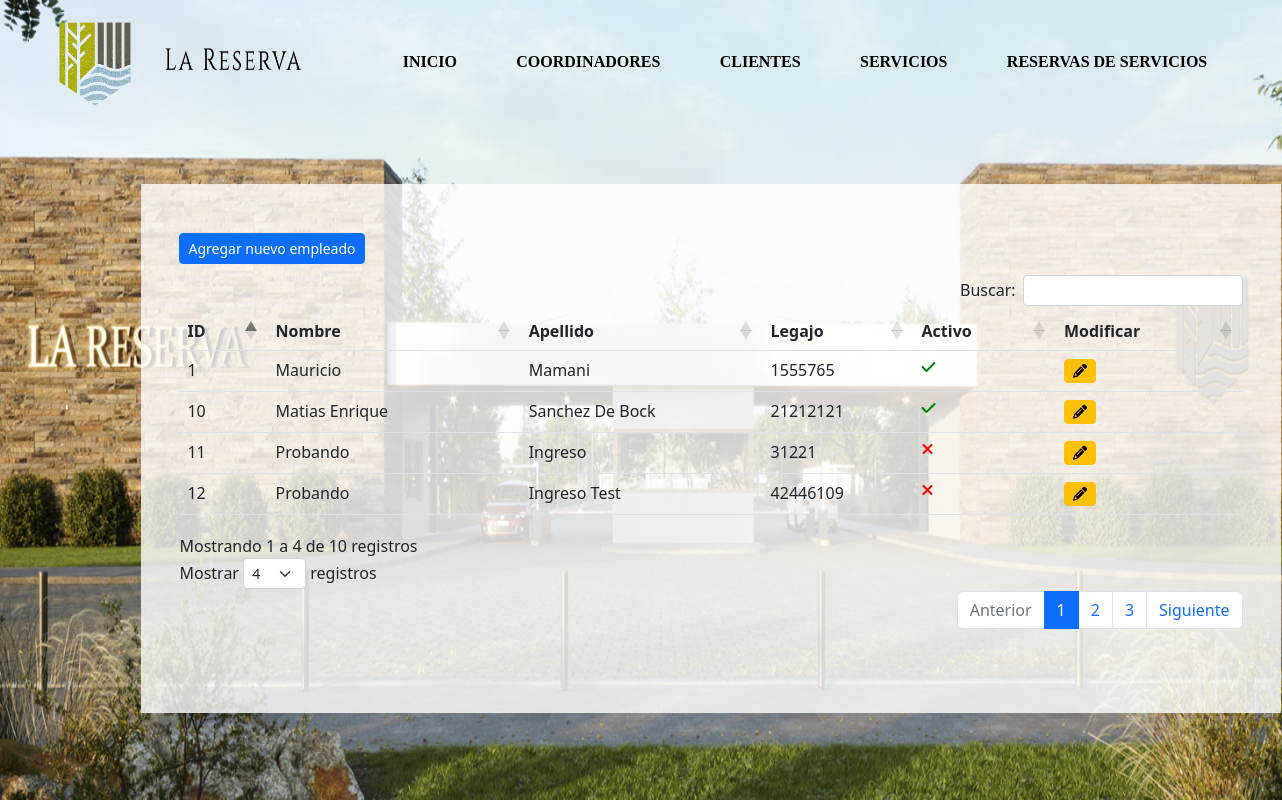
Screenshot of /reservas/empleados/listado/ with the database file from the repository.
### reservas/models.py (models this page shows, shortened)
class Empleado(models.Model):
    nombre = models.CharField(verbose_name="Nombre",max_length=50)
    apellido = models.CharField(verbose_name="Apellido",max_length=50)
    numero_legajo = models.IntegerField(verbose_name="Numero de legajo", unique=True)
    activo = models.BooleanField(verbose_name="Activo",default=True)

### reservas/views.py (the view)
# urls.py: path('empleados/listado/', views.listado_empleados, name="listado_empleados"),
def listado_empleados(request):
    empleados = Empleado.objects.all()
    context = {
        "empleados": empleados
    }
    return render(request, "reservas/listar_empleados.html", context)

### reservas/templates/reservas/listar_empleados.html (shortened to what this page needs)
{% load static %}
<link rel="stylesheet" href="{% static 'css/home.css' %}">
 <link rel="stylesheet" href="{% static 'css/listados.css' %}" />
 <link rel="stylesheet" href="https://cdnjs.cloudflare.com/ajax/libs/font-awesome/6.2.1/css/all.min.css" />
 <link rel="stylesheet" href="https://cdn.jsdelivr.net/npm/bootstrap@5.2.3/dist/css/bootstrap.min.css" />
<link href="https://cdn.datatables.net/1.13.4/css/dataTables.bootstrap5.min.css" rel="stylesheet"/>
<link href="https://cdn.datatables.net/buttons/2.3.6/css/buttons.bootstrap5.min.css" rel="stylesheet"/>
<div class="cabecera">
    <div>
        <img src="{% static 'img/BANNER-01.png' %}" alt="" width="100%" id="fondo">
    </div>
    <div class="navegar">
        <div id="div_logo">
            <img src="{% static 'img/resetImage.png' %}" alt="" id="logo">
            <img src="{% static 'img/resetImage (1).png' %}" alt="" id="logo_letra">
        </div>
        <div id="nav">
            <a href="{% url 'home' %}" class="a">INICIO</a>
            <a href="{% url 'listado_coordinadores' %}" class="a">COORDINADORES</a>
            <a href="{% url 'listado_clientes' %}" class="a">CLIENTES</a>
            <a href="{% url 'listado_servicios' %}" class="a">SERVICIOS</a>
            <a href="{% url 'listado_reservas_de_servicios' %}" class="a">RESERVAS DE SERVICIOS</a>
        </div>
    </div>
    <div class="container mt-4" id="tabla">
        <div class="row">
            <div class="col-sm-12 col-md-12 col-lg-12 col-xl-12">
                <a href="{% url 'registrar_empleado' %}" id="nuevo"><button class='btn btn-sm btn-primary'>Agregar nuevo empleado</button></a>
                <div class="table-responsive" id="div1">
                    <table id="listado" class="table">
                        <thead>
                            <tr>
                                <th>ID</th>
                                <th>Nombre</th>
                                <th>Apellido</th>
                                <th>Legajo</th>
                                <th>Activo</th>
                                <th>Modificar</th>
                            </tr>
                        </thead>
                        <tbody>
                            {% for empleado in empleados %}
                            <tr>
                                <td>{{empleado.id}}</td>
                                <td>{{empleado.nombre}}</td>
                                <td>{{empleado.apellido}}</td>
                                <td>{{empleado.numero_legajo}}</td>
                                {% if empleado.activo %}
                                    <td><a href="{% url 'desactivar_empleado' empleado.id %}"><i class='fa-solid fa-check' style='color: green;'></a></td>
                                {% else %}
                                    <td><a href="{% url 'activar_empleado' empleado.id %}"><i class='fa-solid fa-xmark' style='color: red;'></a></td>
                                {% endif %}
                                <td><a href="{% url 'modificar_empleado' empleado.id %}"><button class='btn btn-sm btn-warning'><i class='fa-solid fa-pencil'></i></button></a></td>
                            </tr>
                            {% endfor %}
                        </tbody>
                    </table>
                </div>
            </div>
        </div>
    </div>
</div>

### ProyectoAlkemy/static/css/home.css (style rules this page uses)
* { margin: 0px; padding: 0px; box-sizing: border-box; }
.cabecera { position: relative; }
.navegar { width: 100%; position: absolute; top: 0; display: grid; grid-template-columns: 25% auto; gap: 20px; padding: 15px 25px; }
#div_logo { display: flex; justify-content: space-evenly; }
#logo { width: 25%; }
#logo_letra { margin: 10% 0; width: 45%; height: 28%; }
#nav { display: flex; justify-content: space-around; padding: 20px; align-items: center; }
#fondo { height: 100%; }
.a { color: black; font-size: 1em; font-weight: 800; text-decoration: none; font-family: 'Times New Roman', Times, serif; }

### ProyectoAlkemy/static/css/listados.css (style rules this page uses)
* { margin: 0px; padding: 0px; box-sizing: border-box; }
.cabecera { position: relative; }
.navegar { width: 100%; position: absolute; top: 0; display: grid; grid-template-columns: 25% auto; gap: 20px; padding: 15px 25px; }
#div_logo { display: flex; justify-content: space-evenly; }
#logo { width: 25%; }
#logo_letra { margin: 10% 0; width: 45%; height: 28%; }
#nav { display: flex; justify-content: space-around; padding: 20px; align-items: center; }
#fondo { height: 100%; }
.a { color: black; font-size: 1em; font-weight: 800; text-decoration: none; font-family: 'Times New Roman', Times, serif; }
#tabla { position: absolute; top: 20%; background-color: rgba(255, 255, 255, 0.8); padding: 3%; margin: 11%; }
#nuevo { display: flex; max-width: max-content; padding: 1% 0; }
#div1 { overflow:scroll; height:400px; width:100%; }
#listado { width:100%; }

### rows the page displays
Empleado: id "1", nombre "Mauricio", apellido "Mamani", numero_legajo "1555765", activo True (drawn)
Empleado: id "10", nombre "Matias Enrique", apellido "Sanchez De Bock", numero_legajo "21212121", activo True (drawn)
Empleado: id "11", nombre "Probando", apellido "Ingreso", numero_legajo "31221", activo False (drawn)
Empleado: id "12", nombre "Probando", apellido "Ingreso Test", numero_legajo "42446109", activo False (drawn)
